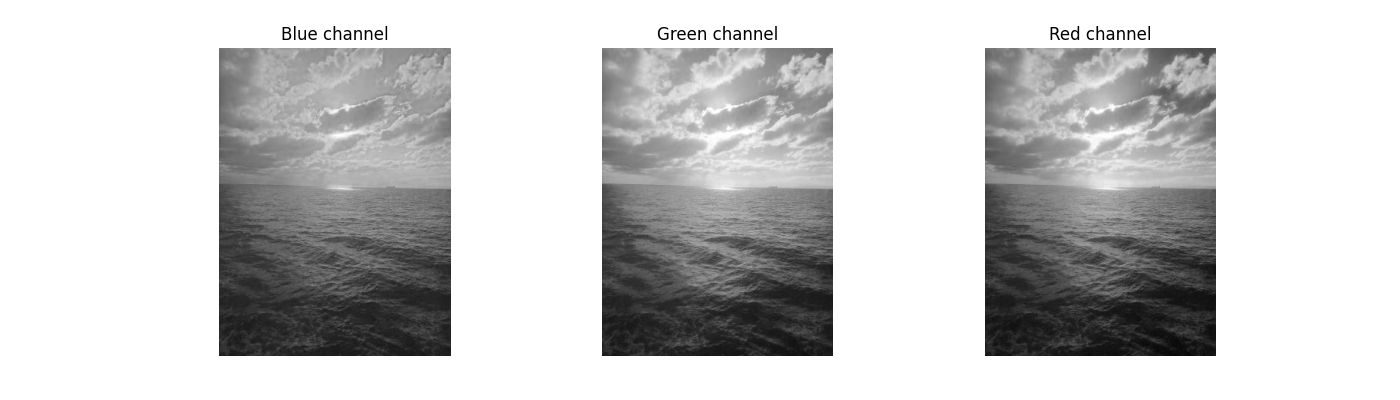

This chart was generated by the following Python code:
import sys
import cv2
import matplotlib.pyplot as plt

# Read image filename from command line argument
if len(sys.argv) != 2:
    print("Usage: python ex04.py <image file>")
    sys.exit(1)

filename = sys.argv[1]

# ─────────────────────────────────────────
# Part 1 – Read image and print basic info
# ─────────────────────────────────────────
img = cv2.imread(filename)

# Part 2 – Check for invalid filename (cv2.imread returns None on failure)
if img is None:
    print(f"Error: could not read image '{filename}'. Check that the file exists.")
    sys.exit(1)

print("type :", type(img))       # should be <class 'numpy.ndarray'>
print("dtype:", img.dtype)       # should be uint8
print("shape:", img.shape)       # (height, width, 3)  – channels are BGR
print("top-left pixel (BGR):", img[0, 0])  # value of the upper-left pixel

# ─────────────────────────────────────────────────────────────────────────────
# Part 3 – Show the image twice: once without conversion, once after BGR→RGB
# ─────────────────────────────────────────────────────────────────────────────

# OpenCV reads images in BGR order, but matplotlib expects RGB order.
# Without conversion the red and blue channels are swapped → colours look wrong.
img_rgb = cv2.cvtColor(img, cv2.COLOR_BGR2RGB)

fig, axes = plt.subplots(1, 2, figsize=(10, 4))
axes[0].imshow(img)                  # wrong colours: blue ↔ red are swapped
axes[0].set_title("No conversion (BGR interpreted as RGB)")
axes[0].axis("off")

axes[1].imshow(img_rgb)              # correct colours after BGR → RGB
axes[1].set_title("After BGR → RGB conversion")
axes[1].axis("off")

# ─────────────────────────────────────────────────────────────────────────────
# Part 4 – Show each colour channel separately as a grayscale image
# ─────────────────────────────────────────────────────────────────────────────

# In OpenCV the channel order is Blue=0, Green=1, Red=2
b_channel = img[:, :, 0]   # Blue channel
g_channel = img[:, :, 1]   # Green channel
r_channel = img[:, :, 2]   # Red channel

fig2, axes2 = plt.subplots(1, 3, figsize=(14, 4))

# cmap='gray' tells matplotlib to display a single-channel array as grayscale.
# vmin/vmax are set explicitly so the brightness is comparable across channels.
axes2[0].imshow(b_channel, cmap='gray', vmin=0, vmax=255)
axes2[0].set_title("Blue channel")
axes2[0].axis("off")

axes2[1].imshow(g_channel, cmap='gray', vmin=0, vmax=255)
axes2[1].set_title("Green channel")
axes2[1].axis("off")

axes2[2].imshow(r_channel, cmap='gray', vmin=0, vmax=255)
axes2[2].set_title("Red channel")
axes2[2].axis("off")

# Save the channel figure BEFORE calling plt.show() because show() clears it
plt.savefig("ex04.png")
plt.show()

# ─────────────────────────────────────────────────────────────────────────────
# Part 5 – Read the same image in grayscale and print the shape
# ─────────────────────────────────────────────────────────────────────────────
img_gray = cv2.imread(filename, cv2.IMREAD_GRAYSCALE)
print("Grayscale shape:", img_gray.shape)   # (height, width) – no channel dimension
